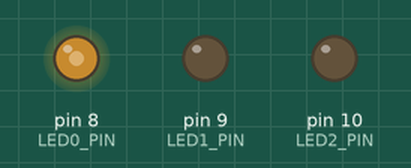
A sketch run on a simulated Arduino Uno, built with avr-gcc and run on an emulated ATmega328P. Shown: output pins drawn as LEDs (lit = HIGH).

Above: at 0.1 s.
Timing chart, 0 to 1.6 s (numbered marks = the images above):
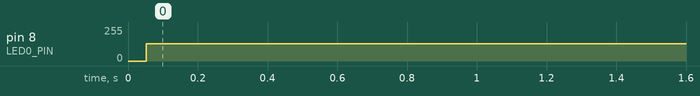

Measured:
- by itself, pin 8 (LED0_PIN): 0/255 → 130/255 at 0.05 s

The sketch:

Lab_Task4.ino
```cpp
#define LED0_PIN 8  // Pin 8: Timer0 Blink LED (PB0)
#define LED1_PIN 9  // Pin 9: Timer1 PWM Fade LED (PB1)
#define LED2_PIN 10 // Pin 10: Pin احتياطي (PB2)
#define BUTTON1_PIN 2 // Pin 2: زرار تغيير سرعة Blink (PD2)
#define BUTTON2_PIN 3 // Pin 3: زرار تغيير Brightness (PD3)

volatile byte timer0_compare_value = 50;
volatile byte timer1_duty_cycle = 0;
volatile unsigned long last_debounce_time = 0;
const long debounce_delay = 250;


void setup() {


    // LEDs (Port B: PB0, PB1, PB2)
    DDRB |= (1 << PB0) | (1 << PB1) | (1 << PB2);
    PORTB &= ~((1 << PB0) | (1 << PB1) | (1 << PB2));

    // Buttons (Port D: PD2, PD3)
    DDRD &= ~((1 << PD2) | (1 << PD3));
    PORTD |= (1 << PD2) | (1 << PD3);


    // 2. تهيئة Timer0: CTC Mode
    TCCR0A = 0; // إطفاء مؤقت
    TCCR0B = 0;
    TCCR0A |= (1 << WGM01); // ضبط CTC Mode
    OCR0A = timer0_compare_value; // القيمة الأولية للمنبه
    TIMSK0 |= (1 << OCIE0A); // تفعيل مقاطعة المقارنة (Interrupt)
    TCCR0B |= (1 << CS02) | (1 << CS00); // تشغيل Timer0 بـPrescaler 1024


    // 3. تهيئة Timer1: Fast PWM (8-bit)
    TCCR1A = 0; // إطفاء مؤقت
    TCCR1B = 0;
    TCCR1A = (1 << WGM10); // ضبط Fast PWM Mode
    TCCR1B = (1 << WGM12); // ضبط Fast PWM Mode
    TCCR1A |= (1 << COM1A1); // Non-inverting PWM على OC1A (PB1)
    OCR1A = timer1_duty_cycle; // القيمة الأولية للـDuty Cycle (0)
    TCCR1B |= (1 << CS11) | (1 << CS10); // تشغيل Timer1 بـPrescaler 64


    // 4. تهيئة Timer2: Normal Mode للـDebouncing
    TCCR2A = 0; // إطفاء مؤقت
    TCCR2B = 0;
    TCCR2B |= (1 << CS22) | (1 << CS21) | (1 << CS20); // تشغيل Timer2 بـPrescaler 1024

    // 5. تفعيل المقاطعات العامة
    sei();
}


void loop() {

    unsigned long current_time = millis();

    if (current_time - last_debounce_time > debounce_delay) {

        // Button 1: تغيير سرعة Blink (Timer0)

        if ( (PIND & (1 << PD2)) == 0 ) {
            last_debounce_time = current_time;


            if (timer0_compare_value >= 255) {
                timer0_compare_value = 50;
            } else {
                timer0_compare_value += 50;
            }

            OCR0A = timer0_compare_value; // تحديث سجل Timer0
        }

        //  Button 2: تغيير مستوى الـBrightness (Timer1)

        else if( (PIND & (1 << PD3)) == 0) {
            last_debounce_time = current_time;

            // زيادة قيمة OCR1A لزيادة سطوع الـFade
            if (timer1_duty_cycle >= 255) {
                timer1_duty_cycle = 0;
            } else {
                timer1_duty_cycle += 50;
            }

            OCR1A = timer1_duty_cycle; // تحديث سجل Timer1 (الـDuty Cycle)
        }
    }
}


ISR(TIMER0_COMPA_vect) {
    // تقليب حالة LED0 (Pin 8 / PB0) يدوياً
    PORTB ^= (1 << PB0);
}
```
